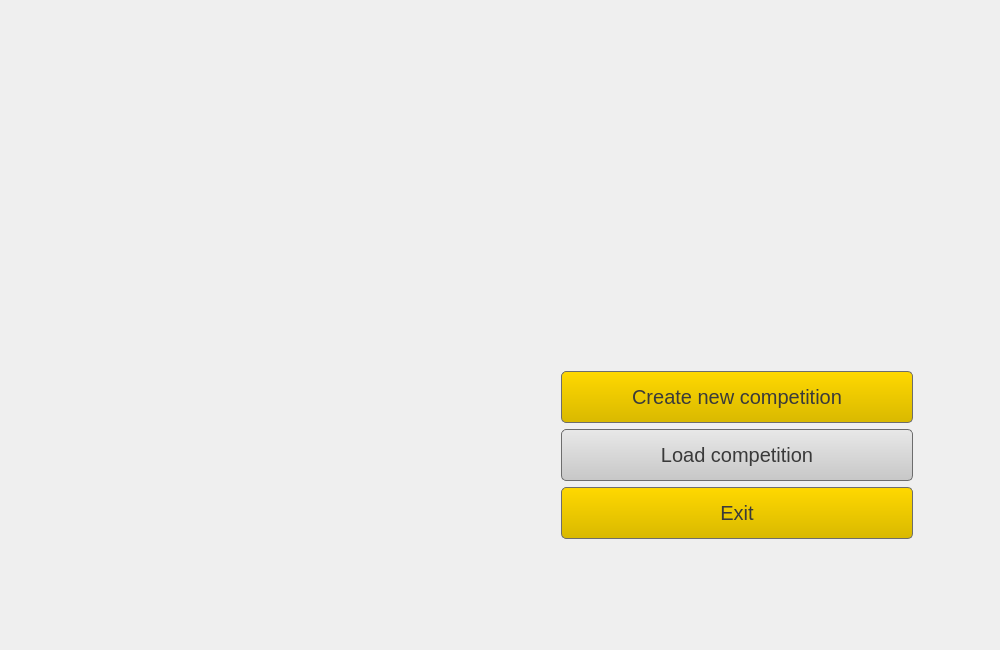
<?xml version="1.0" encoding="UTF-8"?>
<ui version="4.0">
 <class>MainWindow</class>
 <widget class="QMainWindow" name="MainWindow">
  <property name="geometry">
   <rect>
    <x>0</x>
    <y>0</y>
    <width>1000</width>
    <height>650</height>
   </rect>
  </property>
  <property name="sizePolicy">
   <sizepolicy hsizetype="Fixed" vsizetype="Fixed">
    <horstretch>0</horstretch>
    <verstretch>0</verstretch>
   </sizepolicy>
  </property>
  <property name="minimumSize">
   <size>
    <width>1000</width>
    <height>650</height>
   </size>
  </property>
  <property name="maximumSize">
   <size>
    <width>1000</width>
    <height>650</height>
   </size>
  </property>
  <property name="mouseTracking">
   <bool>false</bool>
  </property>
  <property name="windowTitle">
   <string>Football Editor 16</string>
  </property>
  <property name="autoFillBackground">
   <bool>false</bool>
  </property>
  <property name="styleSheet">
   <string notr="true">#MainWindow {
	background-image: url(:/menu_background.jpg);
}</string>
  </property>
  <property name="animated">
   <bool>true</bool>
  </property>
  <property name="isVisible" stdset="0">
   <bool>false</bool>
  </property>
  <widget class="QWidget" name="centralWidget">
   <property name="styleSheet">
    <string notr="true"/>
   </property>
   <widget class="QWidget" name="layoutWidget">
    <property name="geometry">
     <rect>
      <x>550</x>
      <y>360</y>
      <width>362</width>
      <height>191</height>
     </rect>
    </property>
    <layout class="QVBoxLayout" name="verticalLayout_2">
     <property name="sizeConstraint">
      <enum>QLayout::SetMinimumSize</enum>
     </property>
     <item>
      <widget class="QPushButton" name="btnNewComp">
       <property name="enabled">
        <bool>true</bool>
       </property>
       <property name="sizePolicy">
        <sizepolicy hsizetype="Fixed" vsizetype="Fixed">
         <horstretch>0</horstretch>
         <verstretch>0</verstretch>
        </sizepolicy>
       </property>
       <property name="minimumSize">
        <size>
         <width>0</width>
         <height>0</height>
        </size>
       </property>
       <property name="font">
        <font>
         <pointsize>-1</pointsize>
        </font>
       </property>
       <property name="cursor">
        <cursorShape>PointingHandCursor</cursorShape>
       </property>
       <property name="styleSheet">
        <string notr="true">QPushButton { 
	border: 1px solid #6d6d6d transparent;
	background: qlineargradient(x1: 0, y1: 1, x2: 0, y2: 0,  stop: 0 #d9b900, stop: 1 #ffd800);
	border-radius: 5px;
	color: #3a3a3a;
	font-size: 20px;
	height: 50px;
	width: 350px;
}

QPushButton:hover { 
	background-color: #ffd800;
}

QPushButton:pressed {
	background-color: #d9b900;
}</string>
       </property>
       <property name="text">
        <string>Create new competition</string>
       </property>
       <property name="checkable">
        <bool>false</bool>
       </property>
       <property name="autoRepeat">
        <bool>false</bool>
       </property>
       <property name="autoExclusive">
        <bool>false</bool>
       </property>
       <property name="default">
        <bool>false</bool>
       </property>
       <property name="flat">
        <bool>false</bool>
       </property>
      </widget>
     </item>
     <item>
      <widget class="QPushButton" name="btnLoadComp">
       <property name="enabled">
        <bool>false</bool>
       </property>
       <property name="sizePolicy">
        <sizepolicy hsizetype="Fixed" vsizetype="Fixed">
         <horstretch>0</horstretch>
         <verstretch>0</verstretch>
        </sizepolicy>
       </property>
       <property name="minimumSize">
        <size>
         <width>0</width>
         <height>0</height>
        </size>
       </property>
       <property name="font">
        <font>
         <pointsize>-1</pointsize>
        </font>
       </property>
       <property name="cursor">
        <cursorShape>PointingHandCursor</cursorShape>
       </property>
       <property name="styleSheet">
        <string notr="true">QPushButton { 
	border: 1px solid #6d6d6d transparent;
	background: qlineargradient(x1: 0, y1: 1, x2: 0, y2: 0,  stop: 0 #c7c7c7, stop: 1 #e8e8e8);
	border-radius: 5px;
	color: #3a3a3a;
	font-size: 20px;
	height: 50px;
	width: 350px;
}

QPushButton:hover { 
	background-color: #ffd800;
}

QPushButton:pressed {
	background-color: #d9b900;
}</string>
       </property>
       <property name="text">
        <string>Load competition</string>
       </property>
       <property name="autoDefault">
        <bool>false</bool>
       </property>
       <property name="default">
        <bool>false</bool>
       </property>
       <property name="flat">
        <bool>false</bool>
       </property>
      </widget>
     </item>
     <item>
      <widget class="QPushButton" name="btnExit">
       <property name="enabled">
        <bool>true</bool>
       </property>
       <property name="sizePolicy">
        <sizepolicy hsizetype="Fixed" vsizetype="Fixed">
         <horstretch>0</horstretch>
         <verstretch>0</verstretch>
        </sizepolicy>
       </property>
       <property name="minimumSize">
        <size>
         <width>0</width>
         <height>0</height>
        </size>
       </property>
       <property name="font">
        <font>
         <pointsize>-1</pointsize>
        </font>
       </property>
       <property name="cursor">
        <cursorShape>PointingHandCursor</cursorShape>
       </property>
       <property name="styleSheet">
        <string notr="true">QPushButton { 
	border: 1px solid #6d6d6d transparent;
	background: qlineargradient(x1: 0, y1: 1, x2: 0, y2: 0,  stop: 0 #d9b900, stop: 1 #ffd800);
	border-radius: 5px;
	color: #3a3a3a;
	font-size: 20px;
	height: 50px;
	width: 350px;
}

QPushButton:hover { 
	background-color: #ffd800;
}

QPushButton:pressed {
	background-color: #d9b900;
}</string>
       </property>
       <property name="text">
        <string>Exit</string>
       </property>
       <property name="default">
        <bool>true</bool>
       </property>
      </widget>
     </item>
    </layout>
   </widget>
  </widget>
  <action name="actionFile">
   <property name="text">
    <string>Exit</string>
   </property>
  </action>
 </widget>
 <layoutdefault spacing="6" margin="11"/>
 <resources/>
 <connections/>
</ui>
